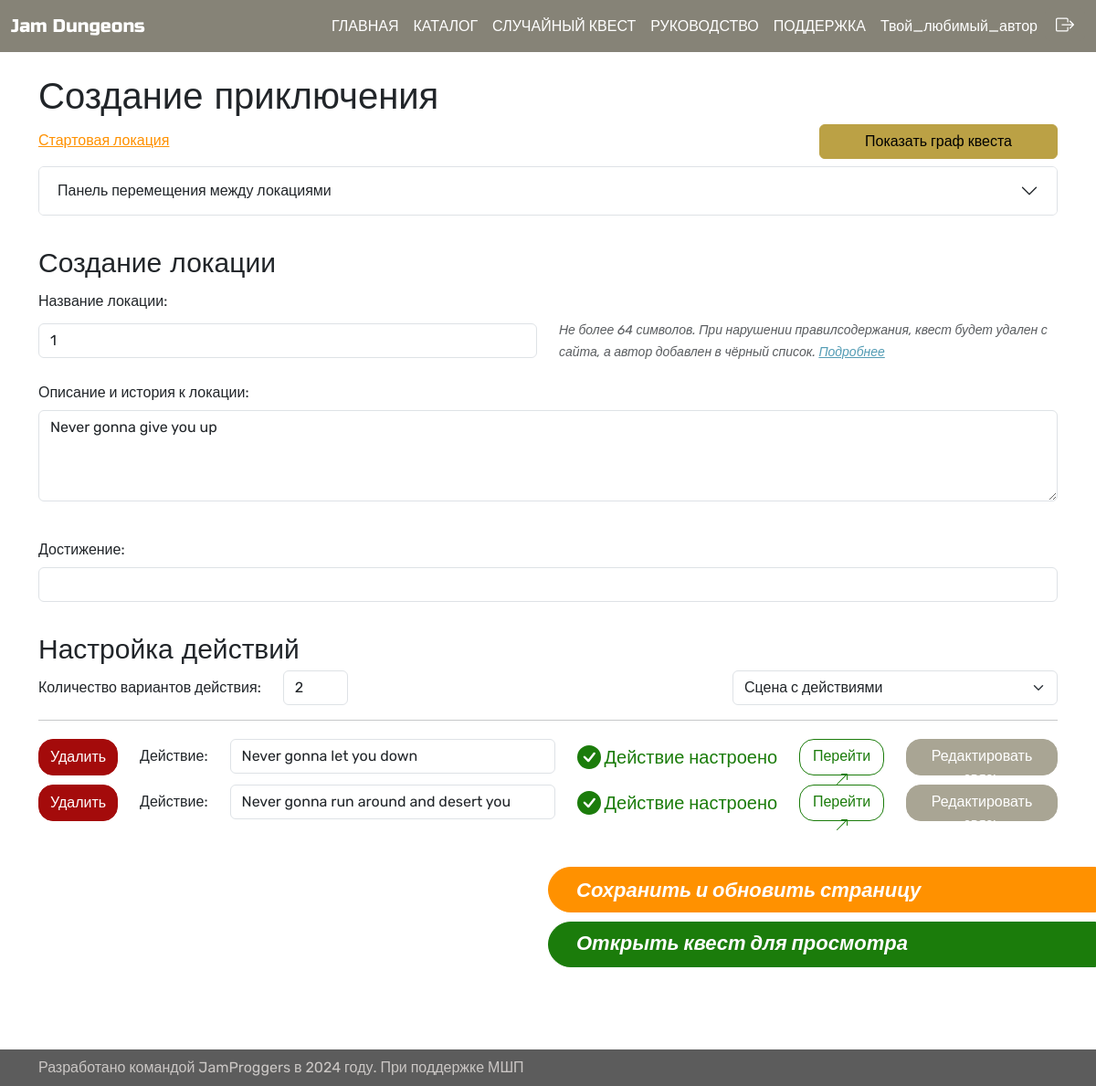
The app's page /create/location/3 (signed in) with its own data.
### main/models.py (models this page shows, shortened)
class User(AbstractUser):
    telegram_token = models.CharField(max_length=64, editable=False, null=True)
    telegram_lifetime = models.DateTimeField(null=True)
    telegram_id = models.IntegerField(null=True)
    experience = models.IntegerField(default=0)
    image = models.ImageField(null=True, blank=True, upload_to="images/")

class Connect_location(models.Model):
    connect_id = models.AutoField(primary_key=True)
    from_location = models.IntegerField()
    to_location = models.IntegerField()
    action = models.CharField(max_length=64)

### main/views/creating.py (the view, shortened to what this page needs)
# urls.py: path('create/location/<int:location_id>', creating.create_location, name='create_location'),
@login_required(redirect_field_name=None)
def create_location(request, location_id: int):
    context = get_base_context(request)
    location = Location.objects.get(id=location_id)
    quest = Quest.objects.get(id=location.quest_id)
    if quest.author_id != context["user"].id:
        return HttpResponseNotFound("<h1>Не трожь чужое</h1>")
    actions = Connect_location.objects.filter(from_location=location_id)
    locations = Location.objects.filter(quest_id=location.quest_id)
    context["from_locations"] = navigator_from_locations(location_id)
    context["alfa_locations"] = navigator_to_locations(location_id)
    context["all_locations"] = locations
    context["location_id"] = location.id
    context["start_location"] = quest.start_location
    print(">>>>>", context["start_location"])
    action_forms = []
    for action in actions:
        if action.action:
            action_forms.append(
                CreateActionForm(
                    initial={"action": action.action},
                    id=action.connect_id,
                    to_location=action.to_location,
                )
            )
    context["location_form"] = CreateLocationForm(
        initial={
            "history": location.text,
            "countActions": location.count_connections,
            "name": location.name,
        },
        actions=action_forms,
        current_min_value=location.count_connections,
    )
    context["location_form"].fields["final_location"].initial = [
        int(location.the_end)
    ]
    context["the_end"] = int(location.the_end)
    if location.the_end:
        context["location_form"].fields["countActions"].widget.attrs[
            "disabled"
        ] = True
    else:
        context["location_form"].fields["countActions"].widget.attrs[
            "disabled"
        ] = False
    nodes = []
    edges = []
    for location in locations:
        nodes.append({"data": {"id": location.id, "name": location.name}})
        connects = Connect_location.objects.filter(from_location=location.id)
        for connect in connects:
            if connect.to_location:
                edges.append(
                    {
                        "data": {
                            "source": connect.from_location,
                            "target": connect.to_location,
                            "name": connect.action,
                        }
                    }
                )
    context["nodes"] = json.dumps(nodes)
    context["edges"] = json.dumps(edges)
    return render(request, "create_quests_pages/create_location.html", context)

### main/forms.py
class LoginForm(forms.Form):
    username = forms.CharField(
        max_length=20,
        required=True,
        widget=forms.TextInput(
            attrs={
                "class": "form-control",
                "placeholder": "Username",
            }
        ),
    )
    password = forms.CharField(
        max_length=20,
        required=True,
        widget=forms.PasswordInput(
            attrs={
                "class": "form-control",
                "placeholder": "Password",
            }
        ),
    )

class Support(forms.Form):
    email = forms.EmailField(
        label="Электронная почта",
        max_length=65,
        widget=forms.EmailInput(
            attrs={
                "class": "form-control",
            }
        ),
        required=False,
    )
    message = forms.CharField(
        label="Сообщение",
        max_length=5000,
        widget=forms.Textarea(
            attrs={
                "class": "form-control",
                "placeholder": "Подробно пишите Вашу проблему",
                "style": "height:60px",
            }
        ),
    )

### main/views/views.py (called while the page is built, shortened)
def get_base_context(request):
    data = Quest.objects.exclude(status=0, visibility=0)
    random.seed()
    current_date_time = datetime.datetime.now()
    current_time = current_date_time.time()
    random.seed(str(current_time)[-4:-2])
    if data:
        return {
            "loginform": LoginForm(),
            "supportform": Support(),
            "user": request.user,
            "complaintform": ComplaintForm(),
            "is_staff": request.user.is_staff,
            "random": data[random.randint(0, len(data) - 1)].id,
        }

def navigator_to_locations(location_id: int = 0):
    connects_from = Connect_location.objects.filter(to_location=location_id)
    before_before_alfa_locations = set()
    for connect in connects_from:
        for i in Connect_location.objects.filter(from_location=connect.from_location):
            before_before_alfa_locations.add(i)
    alfa_locations = set()
    for connect in before_before_alfa_locations:
        for i in Location.objects.filter(id=connect.to_location):
            alfa_locations.add(i)
    return list(alfa_locations)

### main/templates/create_quests_pages/create_location.html (shortened to what this page needs)
{% extends 'base.html' %}
{% load static %}
{% block content %}
<form action="" method="post">
    <div class="container">
        <span class="logo" style="font-size: 40px; ">Создание приключения</span>
        <div class="row">
            <div class="col">
                <nav aria-label="breadcrumb" style="margin-top: 6px;">
                    <ol class="breadcrumb">
                        <li class="breadcrumb-item"><a href="{% url 'create_location' location_id=start_location %}">Стартовая локация</a></li>
                    </ol>
                </nav>
            </div>
            <div class="col-3">
            </div>
            <div class="col-3">
                <button class="btn btn-warning" style="width: 100%;" id="graph_mode" type="button" onclick="graph_modes()" onfocus="graph.return_graph()">
                    Показать граф квеста
                </button>
            </div>
        </div>
        <div class="accordion" style="margin-bottom: 30px;">
            <div class="accordion-item">
                <h2 class="accordion-header">
                    <button class="accordion-button collapsed" type="button" data-bs-toggle="collapse" data-bs-target="#collapseOne" aria-controls="collapseOne">
                        Панель перемещения между локациями
                    </button>
                </h2>
            </div>
        </div>
        <span class="logo" style="font-size: 30px;">Создание локации</span>
        <div class="row">
                <label class="col-form-label">{{ location_form.name.label }}:</label>
        </div>
        <div class="row align-items-center">
            <div class="col">{{ location_form.name }}</div>
            <div class="col">
                <span class="text-muted align-middle" style="font-size: 14px;"><i>Не более 64 символов. При нарушении правилсодержания, квест будет удален с сайта, а автор добавлен в чёрный список. <a class="link-info" href="{% url 'guide' %}">Подробнее</a></i></span>
            </div>
        </div>
        <div class="row g-1 align-items-left" style="margin-top:10px;">
            <div class="col col-auto">
                <label class="col-form-label">{{ location_form.history.label }}:</label>
            </div>
        </div>
        <div class="row align-items-center" style="margin-bottom: 30px;">
            <div class="col">
                {{ location_form.history }}
            </div>
        </div>
                <div class="row g-1 align-items-left" style="margin-top:10px;">
            <div class="col col-auto">
                <label class="col-form-label">{{ location_form.achievement.label }}:</label>
            </div>
        </div>
        <div class="row align-items-center" style="margin-bottom: 30px;">
            <div class="col">
                {{ location_form.achievement }}
            </div>
        </div>
        <span class="logo" style="font-size: 30px;">Настройка действий</span>
        <div class="row" style="margin-bottom: 10px;">
            <div class="col col-auto"><label for="count_actions" class="col-form-label">{{ location_form.countActions.label }}:</label></div>
            <div class="col col-1" id="count_actions">{{ location_form.countActions }}</div>
            <div class="col" style="width: fill;"></div>
            <div class="col col-4" id="final_location">
                {{ location_form.final_location }}
            </div>
        </div>
        <hr style="margin-bottom: 20px;">
        {% if the_end != 1 %}
            {% for action_item in location_form.actions %}
                <div class="row" style="margin-bottom: 10px;">
                    <div class="col-auto">
                            <button data-bs-toggle="modal" type="button" class="btn btn-danger rounded-4 text-white" data-bs-target="#exampleModal" style="width:100%; height: 40px;" onclick="delete_connection({{action_item.id}})">Удалить</button>
                    </div>
                    <div class="col col-auto">
                        <label class="col-form-label" style="">{{ action_item.action.label }}:</label>
                    </div>
                    <div class="col col-4">
                        {{ action_item.action }}
                    </div>
                    {% if action_item.to_location %}
                        <div class="col-auto">
                            <span class="align-middle text-success" style="height: fill; font-size:20px">Действие настроено</span>
                        </div>
                        <div class="col" style="width: 80%;">
                            <a href="{% url 'create_location' location_id=action_item.to_location%}"><button  type="button" class="btn btn-outline-success rounded-4" data-bs-target="#exampleModal" style="width:100%; height: 40px; font-size: 16px;">
                                Перейти
                                <svg xmlns="http://www.w3.org/2000/svg" width="16" height="16" fill="currentColor" class="bi bi-arrow-up-right" viewBox="0 0 16 16">
                                  <path fill-rule="evenodd" d="M14 2.5a.5.5 0 0 0-.5-.5h-6a.5.5 0 0 0 0 1h4.793L2.146 13.146a.5.5 0 0 0 .708.708L13 3.707V8.5a.5.5 0 0 0 1 0z"></path>
                                </svg>
                            </button></a>
                        </div>
                        <div class="col-2">
                            <button data-bs-toggle="modal" type="button" class="btn btn-secondary rounded-4 text-white" data-bs-target="#exampleModal" style="width:100%; height: 40px;" onclick="modal({{action_item.id}})">Редактировать связь</button>
                        </div>
                    {% endif %}
                </div>
            {% endfor %}
        {% endif %}
    </div>
    <div class="position-relative" style="margin-top: 50px; margin-bottom: 110px;">
        <button class="position-absolute top-40 end-0 col btn btn-primary text-start text-white" type="submit" style="width: 50%; height: 50px; border-radius: 2rem 0px 0px 2rem; font-size: 22px; padding-left: 30px;"><i><strong>Сохранить и обновить страницу</strong></i></button>
    </div>
    <div class="position-relative" style="margin-top: 50px; margin-bottom: 200px;">
        <a class="position-absolute top-60 end-0 col btn btn-success text-start text-white" type="button" href="{% url 'complete_quest' location_id=location_id %}" style=" width: 50%; height: 50px; border-radius: 2rem 0px 0px 2rem; font-size: 22px; padding-left: 30px;" ><i><strong>Открыть квест для просмотра</strong></i></a>
    </div>
</form>
{% endblock %}

### main/templates/header.html (shortened to what this page needs)
<nav class="navbar navbar-expand-md navbar-dark fixed-top"  data-bs-theme="dark" style="background-color: #868377;">
    <div class="container-fluid">
            <a class="navbar-brand" href="{% url 'index' %}">
                <b class="logo">Jam Dungeons</b>
            </a>
            <ul class="navbar-nav mr-right">
                <li class="nav-item">
                  <a class="nav-link active" aria-current="page" href="{% url 'index' %}">ГЛАВНАЯ</a>
                </li>
                <li class="nav-item">
                  <a class="nav-link active" href="{% url 'catalog' %}">КАТАЛОГ</a>
                </li>
                <li class="nav-item">
                    {% if random %}
                        <a class="nav-link active" aria-current="page" href="{% url 'character' quest_id=random %}">СЛУЧАЙНЫЙ КВЕСТ</a>
                    {% endif %}
                </li>
                <li class="nav-item">
                  <a class="nav-link active" aria-current="page" href="{% url 'guide' %}">РУКОВОДСТВО</a>
                </li>
                <li class="nav-item">
                  <button class="nav-link active" data-bs-toggle="modal" data-bs-target="#helpModal">ПОДДЕРЖКА</button>
                </li>
                {% if request.user.is_authenticated %}
                    <li class="nav-item">
                        <a class="nav-link active" aria-current="page" href="{% url 'account' %}">{{ request.user }}</a>
                    </li>
                    <li class="nav-item">
                        <button class="btn btn-dark" style="border: 0px; background-color: #868377;" data-bs-toggle="modal" data-bs-target="#logoutModal">
                        </button>
                    </li>
                {% else %}
                    <li class="nav-item">
                        <button class="nav-link active" data-bs-toggle="modal" data-bs-target="#loginModal">ВХОД / РЕГИСТРАЦИЯ</button>
                    </li>
                {% endif %}
            </ul>
        </div>
    </nav>

### main/templates/create_quests_pages/create_location.html (style rules this page uses)
#graph_mode, #return_graph { position: relative; z-index: 2; }

### records on screen
User: user "Твой_любимый_автор"
Connect_location: action "Never gonna let you down"
Connect_location: action "Never gonna run around and desert you"

### other values on screen
{{ location_form.name.label }} "Название локации"
{{ location_form.history.label }} "Описание и история к локации"
{{ location_form.achievement.label }} "Достижение"
{{ location_form.countActions.label }} "Количество вариантов действия"
{{ action_item.action.label }} "Действие" "Действие"
